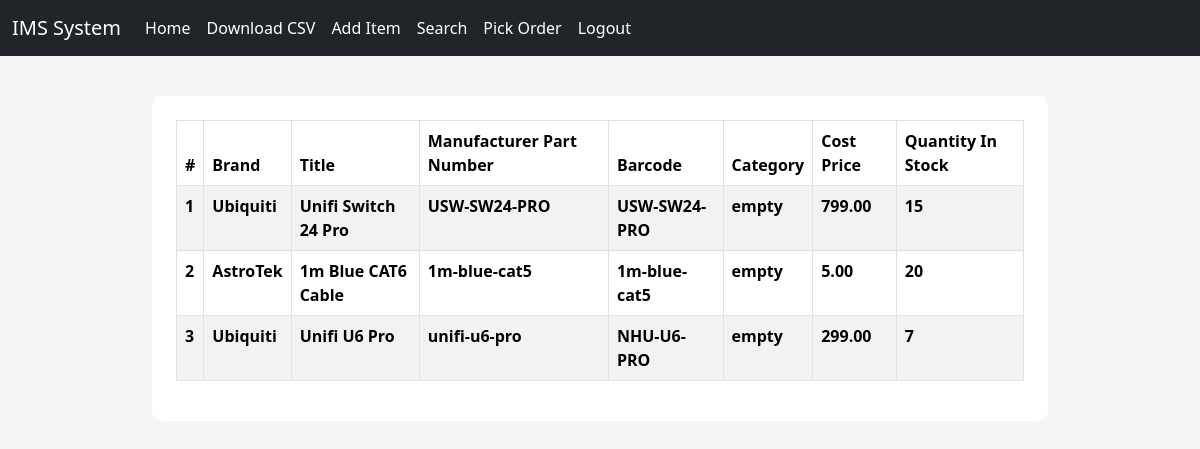
The app's page /inventory/ (signed in), older data.
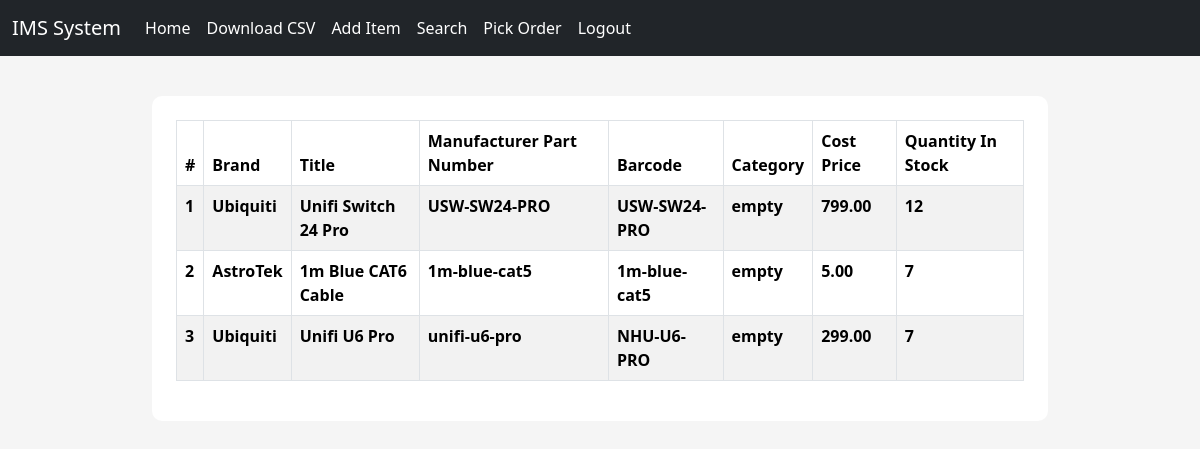
The same page, newer data.
### inventory/models.py (models this page shows, shortened)
class Inventory(models.Model):
    brand = models.CharField(max_length=300, null=False, blank=False)
    title = models.CharField(max_length=300, null=False, blank=False)
    manufacturer_part_number = models.CharField(max_length=300, null=False, blank=False)
    barcode = models.CharField(max_length=300, null=False, blank=False)
    category = models.CharField(max_length=300, null=False, blank=False)
    cost_price = models.DecimalField(
        max_digits=19, decimal_places=2, null=False, blank=False
    )
    quantity_in_stock = models.IntegerField(null=False, blank=False)
    description = models.TextField(null=True, blank=True)

### inventory/views.py (the view)
# urls.py: path("", inventory_list, name="inventory_list"),
@login_required()
def inventory_list(request):
    inventories = Inventory.objects.all()
    context = {"title": "Inventory List", "inventories": inventories}
    return render(request, "inventory_list.html", context=context)

### templates/inventory_list.html
{% extends "base.html" %}
{% block content %}
<div class="content-section">
    <table class="table table-striped table-bordered table-hover">
        <thead class="thead-dark">
            <tr>
                <th scope="col">#</th>
                <th scope="col">Brand</th>
                <th scope="col">Title</th>
                <th scope="col">Manufacturer Part Number</th>
                <th scope="col">Barcode</th>
                <th scope="col">Category</th>
                <th scope="col">Cost Price</th>
                <th scope="col">Quantity In Stock</th>
            </tr>
        </thead>
        <tbody>
            {% for inventory in inventories %}
            <tr style="cursor: pointer; cursor: hand;"
                onclick="window.location= `{% url 'per_product' inventory.id %}`">
                <th scope="row">{{ forloop.counter }}</th>
                <th scope="row">{{ inventory.brand }}</th>
                <th scope="row">{{ inventory.title }}</th>
                <th scope="row">{{ inventory.manufacturer_part_number }}</th>
                <th scope="row">{{ inventory.barcode }}</th>
                <th scope="row">{{ inventory.category }}</th>
                <th scope="row">{{ inventory.cost_price }}</th>
                <th scope="row">{{ inventory.quantity_in_stock }}</th>
            </tr>
            {% endfor %}
        </tbody>
    </table>
</div>
{% endblock %}

### templates/base.html (shortened to what this page needs)
{% load static %}
<!DOCTYPE html>
<html lang="en">
<head>
  <link href="https://cdn.jsdelivr.net/npm/bootstrap@5.3.1/dist/css/bootstrap.min.css" rel="stylesheet"
>
  <link rel="stylesheet" href="{% static 'css/main.css' %}" type="text/css">
</head>
<body>
  <nav class="navbar navbar-expand-lg navbar-dark bg-dark">
    <div class="container-fluid">
      <a class="navbar-brand" href="{% url 'inventory_list' %}">IMS System</a>
      <div class="collapse navbar-collapse" id="navbarNav">
        <ul class="navbar-nav">
          {% if request.user.is_authenticated %}
          <li class="nav-item">
            <a class="nav-link active" aria-current="page" href="{% url 'inventory_list' %}">Home</a>
          </li>
          <li class="nav-item">
            <a class="nav-link active" aria-current="page" href="{% url 'export_csv' %}">Download CSV</a>
          </li>
          <li>
            <a class="nav-link active" aria-current="page" href="{% url 'add_inventory' %}">Add Item</a>
          </li>
          <li>
            <a class="nav-link active" aria-current="page" href="{% url 'search_products' %}">Search</a>
          </li>
          <li>
            <a class="nav-link active" aria-current="page" href="{% url 'picking' %}">Pick Order</a>
          </li>
          <li>
            <a class="nav-link active" aria-current="page" href="{% url 'logout' %}">Logout</a>
          </li>
          {% endif %}
        </ul>
      </div>
    </div>
  </nav>
  <main>
    <div class="container-fluid">
      <div class="row">
        <div class="col-md-1"></div>
        <div class="col-md-10 col-sm-12 col-xm-12">
          {% block content %}
          {% endblock %}
        </div>
      </div>
    </div>
  </main>
</body>
</html>

### staticfiles/css/main.css (style rules this page uses)
body { background-color: rgb(245, 245, 245); }
.content-section { background: #fff; margin: 40px; padding: 1.5rem 1.5rem; border-radius: 10px; }

Row changes from the older to the newer data that the page shows:
changed Inventory "Unifi Switch 24 Pro": quantity_in_stock "15" → "12"
changed Inventory "AstroTek": quantity_in_stock "20" → "7"
